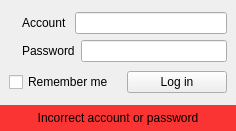
<?xml version="1.0" encoding="UTF-8"?>
<ui version="4.0">
 <class>AccountForm</class>
 <widget class="QWidget" name="AccountForm">
  <property name="geometry">
   <rect>
    <x>0</x>
    <y>0</y>
    <width>236</width>
    <height>131</height>
   </rect>
  </property>
  <property name="windowTitle">
   <string>Form</string>
  </property>
  <layout class="QVBoxLayout" name="verticalLayout_3" stretch="0,0">
   <property name="spacing">
    <number>0</number>
   </property>
   <property name="leftMargin">
    <number>0</number>
   </property>
   <property name="topMargin">
    <number>0</number>
   </property>
   <property name="rightMargin">
    <number>0</number>
   </property>
   <property name="bottomMargin">
    <number>0</number>
   </property>
   <item>
    <widget class="QWidget" name="widget" native="true">
     <property name="minimumSize">
      <size>
       <width>0</width>
       <height>105</height>
      </size>
     </property>
     <property name="maximumSize">
      <size>
       <width>16777215</width>
       <height>105</height>
      </size>
     </property>
     <layout class="QVBoxLayout" name="verticalLayout">
      <item>
       <layout class="QHBoxLayout" name="horizontalLayout_4">
        <item>
         <widget class="QLabel" name="label">
          <property name="maximumSize">
           <size>
            <width>35</width>
            <height>35</height>
           </size>
          </property>
          <property name="text">
           <string/>
          </property>
          <property name="pixmap">
           <pixmap resource="MarvieControl.qrc">:/MarvieControl/icons/icons8-user-96-blue.png</pixmap>
          </property>
          <property name="scaledContents">
           <bool>true</bool>
          </property>
         </widget>
        </item>
        <item>
         <layout class="QVBoxLayout" name="verticalLayout_2">
          <item>
           <layout class="QHBoxLayout" name="horizontalLayout">
            <item>
             <widget class="QLabel" name="accountLabel">
              <property name="minimumSize">
               <size>
                <width>47</width>
                <height>0</height>
               </size>
              </property>
              <property name="text">
               <string>Account</string>
              </property>
             </widget>
            </item>
            <item>
             <widget class="QLineEdit" name="accountNameEdit"/>
            </item>
           </layout>
          </item>
          <item>
           <layout class="QHBoxLayout" name="horizontalLayout_2">
            <item>
             <widget class="QLabel" name="passwordLabel">
              <property name="minimumSize">
               <size>
                <width>47</width>
                <height>0</height>
               </size>
              </property>
              <property name="text">
               <string>Password</string>
              </property>
             </widget>
            </item>
            <item>
             <widget class="QLineEdit" name="accountPasswordEdit">
              <property name="echoMode">
               <enum>QLineEdit::Password</enum>
              </property>
             </widget>
            </item>
           </layout>
          </item>
         </layout>
        </item>
       </layout>
      </item>
      <item>
       <layout class="QHBoxLayout" name="horizontalLayout_3">
        <item>
         <widget class="QCheckBox" name="rememberMeCheckBox">
          <property name="text">
           <string>Remember me</string>
          </property>
         </widget>
        </item>
        <item>
         <widget class="QPushButton" name="logInButton">
          <property name="maximumSize">
           <size>
            <width>100</width>
            <height>16777215</height>
           </size>
          </property>
          <property name="text">
           <string>Log in</string>
          </property>
          <property name="shortcut">
           <string>Alt+L</string>
          </property>
         </widget>
        </item>
       </layout>
      </item>
     </layout>
    </widget>
   </item>
   <item>
    <widget class="QLabel" name="messageLabel">
     <property name="palette">
      <palette>
       <active>
        <colorrole role="Base">
         <brush brushstyle="SolidPattern">
          <color alpha="255">
           <red>46</red>
           <green>47</green>
           <blue>48</blue>
          </color>
         </brush>
        </colorrole>
        <colorrole role="Window">
         <brush brushstyle="SolidPattern">
          <color alpha="255">
           <red>250</red>
           <green>51</green>
           <blue>51</blue>
          </color>
         </brush>
        </colorrole>
       </active>
       <inactive>
        <colorrole role="Base">
         <brush brushstyle="SolidPattern">
          <color alpha="255">
           <red>46</red>
           <green>47</green>
           <blue>48</blue>
          </color>
         </brush>
        </colorrole>
        <colorrole role="Window">
         <brush brushstyle="SolidPattern">
          <color alpha="255">
           <red>250</red>
           <green>51</green>
           <blue>51</blue>
          </color>
         </brush>
        </colorrole>
       </inactive>
       <disabled>
        <colorrole role="Base">
         <brush brushstyle="SolidPattern">
          <color alpha="255">
           <red>250</red>
           <green>51</green>
           <blue>51</blue>
          </color>
         </brush>
        </colorrole>
        <colorrole role="Window">
         <brush brushstyle="SolidPattern">
          <color alpha="255">
           <red>250</red>
           <green>51</green>
           <blue>51</blue>
          </color>
         </brush>
        </colorrole>
       </disabled>
      </palette>
     </property>
     <property name="autoFillBackground">
      <bool>true</bool>
     </property>
     <property name="text">
      <string>Incorrect account or password</string>
     </property>
     <property name="alignment">
      <set>Qt::AlignCenter</set>
     </property>
    </widget>
   </item>
  </layout>
 </widget>
 <resources>
  <include location="MarvieControl.qrc"/>
 </resources>
 <connections/>
</ui>
